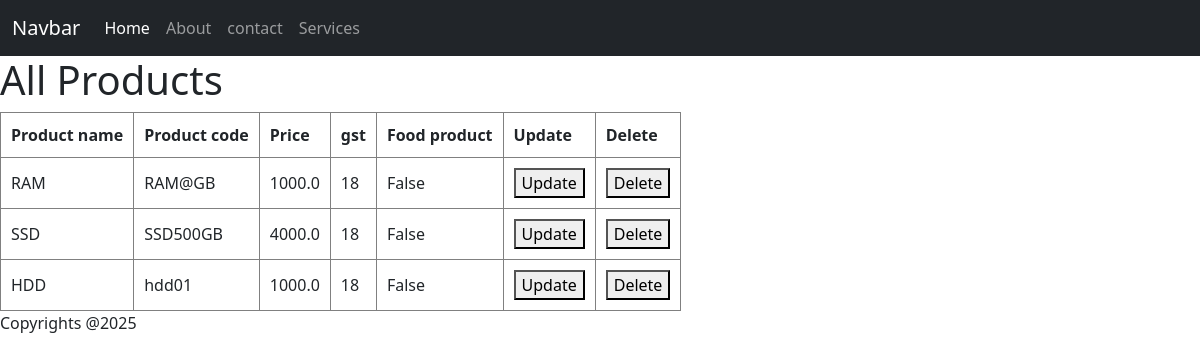
Before: /inventory/products/ with the older database file.
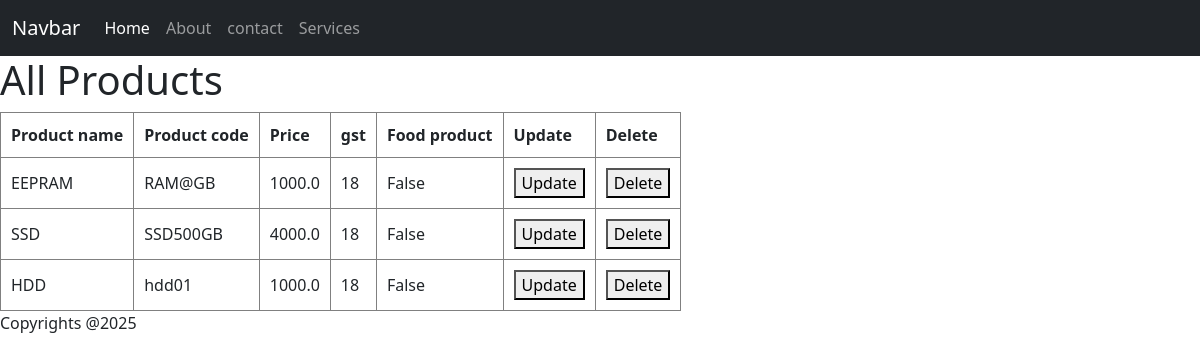
After: the same page with the newer database file.
### Inventory/models.py (models this page shows, shortened)
class Product(models.Model):
    Product_name=models.CharField(max_length=200,null=True)
    Product_code=models.CharField(max_length=200,null=True)
    Price=models.FloatField(default=0)
    gst=models.IntegerField(default=0)
    Food_Product=models.BooleanField(default=False)

### Inventory/views.py (the view)
# urls.py: path('products/',AllProducts),
def AllProducts(request):
    context={
        "all_products" :Product.objects.all()
    }
    return render(request,'products.html',context)

### Frontend/templates/products.html
{% extends 'base.html' %}
{% block content %}
    <h1>All Products</h1>
<table>
    <thead>
        <tr>
            <th>Product name</th>
            <th>Product code</th>
            <th>Price</th>
            <th>gst</th>
            <th>Food product</th>
            <th>Update</th>
            <th>Delete</th>
        </tr>
    </thead>
    <tbody>
        {%  for product in all_products %}
        <tr>
            <td>{{product.Product_name}}</td>
            <td>{{product.Product_code}}</td>
            <td>{{product.Price}}</td>
            <td>{{product.gst}}</td>
            <td>{{product.Food_Product}}</td>
            <td>
                <a href="{% url 'product_update' product.id %}">
                <button>Update</button>
                </a>
            </td>
            <td>
                <a href="{% url 'product_delete' product.id %}">
                <button>Delete</button>
                </a>
            </td>
        </tr>
        {% endfor %}
    </tbody>
</table>
{% endblock %}

Changed rows visible on the page:
changed Product "RAM@GB": Product_name "RAM" → "EEPRAM"
